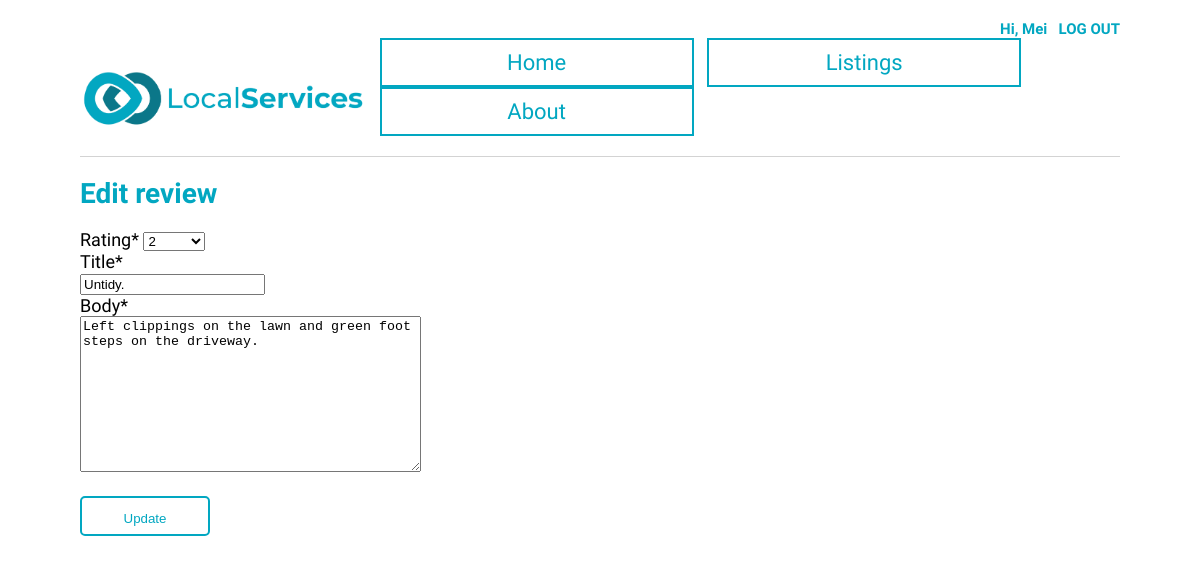
The app's page /review/11/edit (signed in) with its own data.
### LocalServicesBoard/models.py (models this page shows, shortened)
class Review (models.Model):
    classified = models.ForeignKey(Classified, on_delete=models.CASCADE, null=True)
    author = models.ForeignKey(settings.AUTH_USER_MODEL, on_delete=models.CASCADE)
    rating = models.IntegerField(choices=[(i, i) for i in range(1, 6, 1)])
    title = models.CharField(max_length=100)
    body = models.TextField(max_length=300)
    date = models.DateTimeField(default=datetime.now, blank=True)

### LocalServicesBoard/views.py (the view, shortened to what this page needs)
# urls.py: path("review/<int:pk>/edit", ReviewUpdateView.as_view(), name = "review_edit" ),
class ReviewUpdateView(LoginRequiredMixin, UserPassesTestMixin, UpdateView):
    model = Review
    fields = (
        "rating",
        "title",
        "body"
    )
    template_name = "Review_edit.html"
    def test_func(self):  # new
        obj = self.get_object()
        return obj.author == self.request.user

### templates/review_edit.html
{% extends "base.html" %}
{% load crispy_forms_tags %}
{% block content %}
<h1>Edit review</h1>
<form action="" method="post">{% csrf_token %}
  {{ form|crispy }}
  <button type="submit">Update</button>
</form>
{% endblock content %}

### templates/base.html (shortened to what this page needs)
{% load static %}
<!DOCTYPE html>
<html lang="en">
<head>
    <link rel="stylesheet" href="{% static 'css/base.css' %}">
</head>
<body>
    {% if user.is_authenticated %}
    <h5> Hi, {{user.first_name}} &nbsp <a href="{% url 'logout' %}" >LOG OUT</a></h5>
    {% else %}
    <h5>You're not logged in &nbsp <a href="{% url 'login' %}" >LOGIN</a> &nbsp <a href="{% url 'signup' %}">SIGNUP</a></h5>
    {% endif %}
    <header>
        <p1><img src="{% static 'images/localServicesLogo.png' %}" alt="logo-image" height="60" ></p1>
        <div>
            <a href="{% url 'home' %}" class="button-base">Home</a>
            <a href="{% url 'classifieds' %}" class="button-base">Listings</a>
            <a href="{% url 'about' %}" class="button-base">About</a>
        </div>
    </header>
{% block content %} {% endblock content %}
</body>
</html>

### static/css/base.css (style rules this page uses)
body { font-family: 'Source Sans Pro', sans-serif; font-size: 14px; text-decoration: none; margin: 20px 80px 20px 80px; }
header { border-bottom: 1px solid lightgrey; margin-bottom: 20px; padding-bottom: 20px; display: flex; text-decoration: none; align-items: flex-end; justify-content: space-between; }
p1 { color: #02A7C1; text-decoration: none; font-size: 30px; font-weight: bold; margin-top: 20px; }
.button-base { border: 2px solid #02A7C1; min-width: 270px; font-size: 22px; display: inline-block; text-align: center; padding: 10px 20px; margin-left: 10px; background-color: white; color: #02A7C1 !important; cursor: pointer; }
form { font-family: 'Source Sans Pro', sans-serif; font-size: 18px; width: 20%; }
button[type=submit] { border: 2px solid #02A7C1 !important; width: 130px !important; height: 40px !important; line-height: 40px !important; display: inline-block !important; text-align: center; margin-top: 10px; margin-right: 10px; background-color: white; color: #02A7C1 !important; cursor: pointer; border-radius: 5px; }
a { color: #02A7C1; text-decoration: none; margin-left: 0px; margin-top: 0px; }
h5 { text-align: right; text-decoration: none; color: #02A7C1; font-size: 15px; font-weight: bold; margin: 0px; }
h1 { font-weight: bold; color: #02A7C1; }
.no-margin, button { margin: 20px 0 !important; }

### records on screen
Review: rating "2", title "Untidy.", body "Left clippings on the lawn and green foot steps on the driveway."

### other values on screen
{{ user.first_name }} "Mei"
